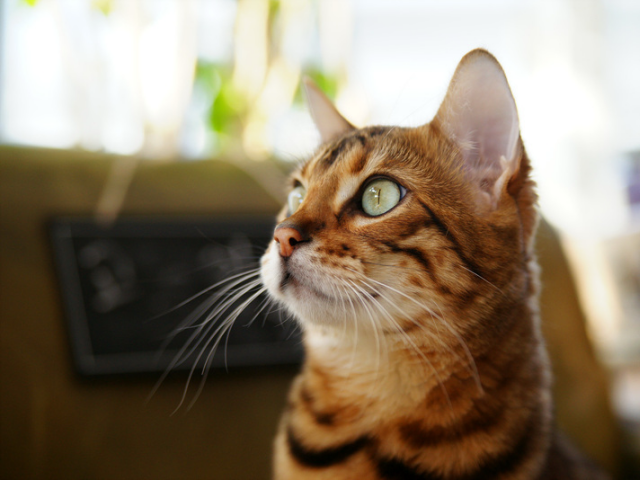
#> input picture pratice1/images/cat.bmp, 640 x 480 px
$ python 'mat 여러이미지 출력.py'
#> lines starting #> are read from the running program, lines starting #| are printed output that depends on the picture; pictures that were not available may be replaced by others from this repository, and a replacement may not be noted
import matplotlib.pyplot as plt
import cv2

imgBGR = cv2.imread('images/cat.bmp')
#> imgBGR is the input picture: shape (480, 640, 3); mean B, G, R 104.5, 125.6, 140.8
imgBGR2 = cv2.imread('images/penguin.jpg')
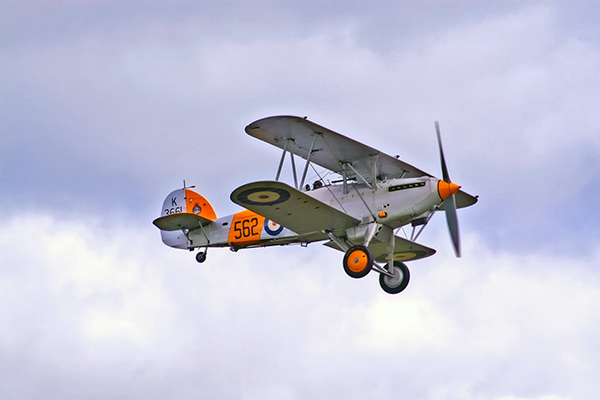
#> input picture pratice1/images/airplane.bmp, 600 x 400 px, given in place of penguin.jpg, which was not available
#> imgBGR2 is the input picture: shape (400, 600, 3); mean B, G, R 217.1, 197.6, 196.8
imgRGB = cv2.cvtColor(imgBGR, cv2.COLOR_BGR2RGB)
imgRGB2 = cv2.cvtColor(imgBGR2, cv2.COLOR_BGR2RGB)
imgGray = cv2.imread('images/cat.bmp',cv2.IMREAD_GRAYSCALE)
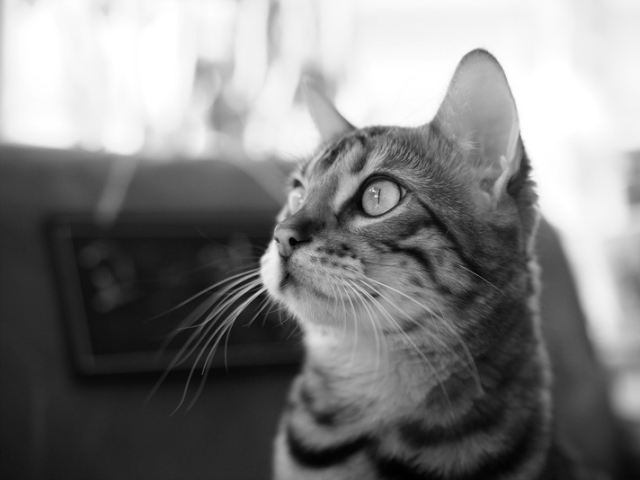
#> imgGray: shape (480, 640); min 0, max 255, mean 127.8
imgGray2 = cv2.imread('images/penguin.jpg',cv2.IMREAD_GRAYSCALE)
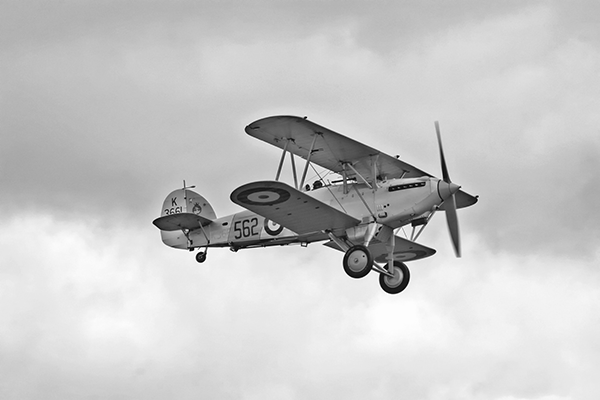
#> imgGray2: shape (400, 600); min 0, max 255, mean 199.6


plt.subplot(221), plt.axis('off'), plt.imshow(imgRGB)
plt.subplot(222), plt.axis('off'), plt.imshow(imgGray, cmap = 'gray')
plt.subplot(223), plt.axis('off'), plt.imshow(imgRGB2)
plt.subplot(224), plt.axis('off'), plt.imshow(imgGray2, cmap = 'gray')
plt.show()
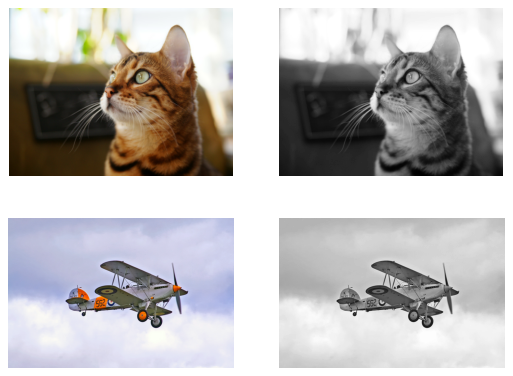
#> figure drawn by matplotlib, 4 panels


# plt.subplot(122), plt.axis('off'), plt.imshow(imgGray, cmap='gray')
# plt.subplot(행, 열, 순차적인 번호)

# pratice
# 하나의 윈도우에 여러 이미지를 출력하는게 가능하다는 것이 장점이다.
